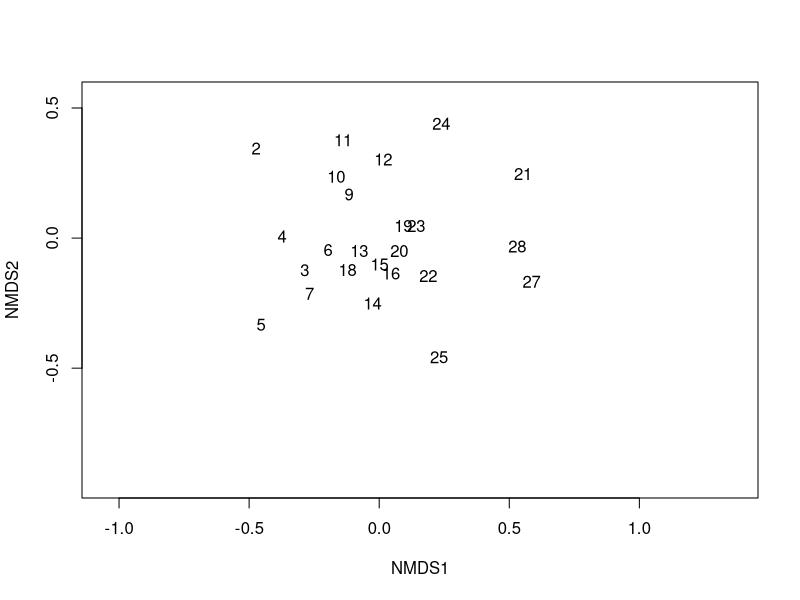
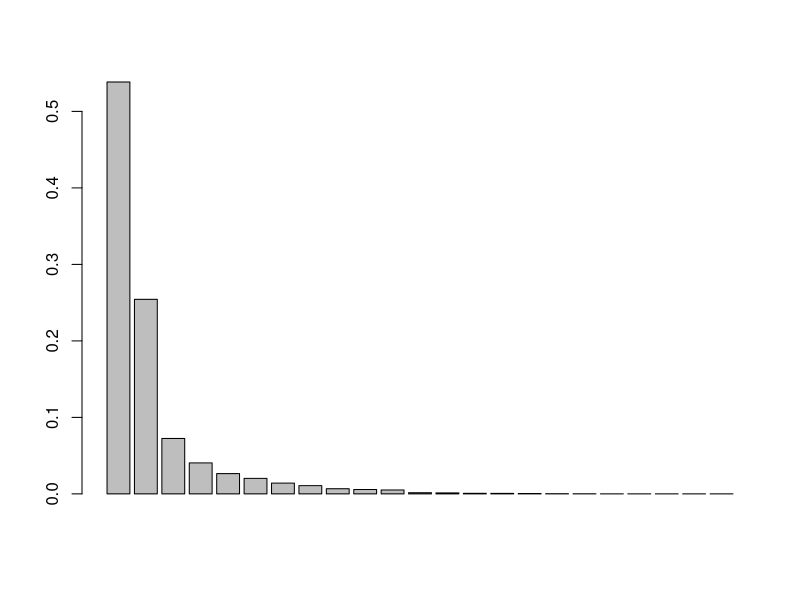
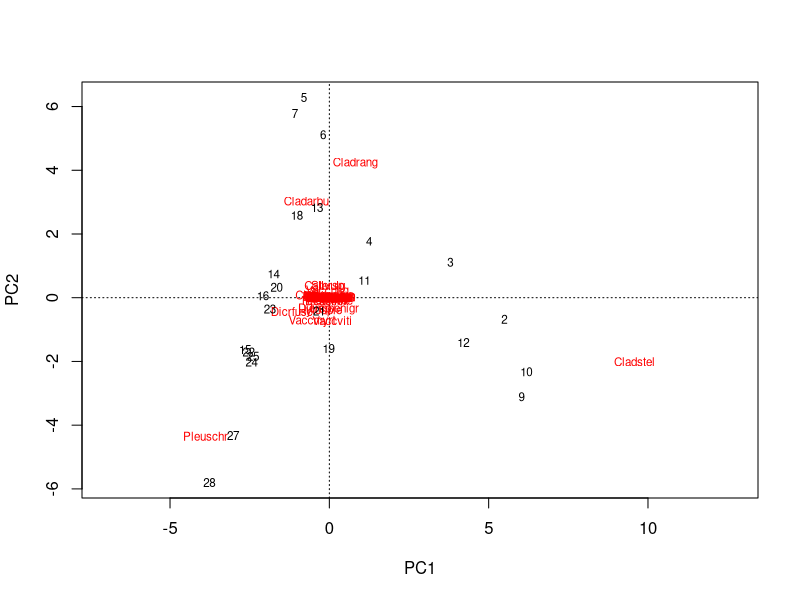
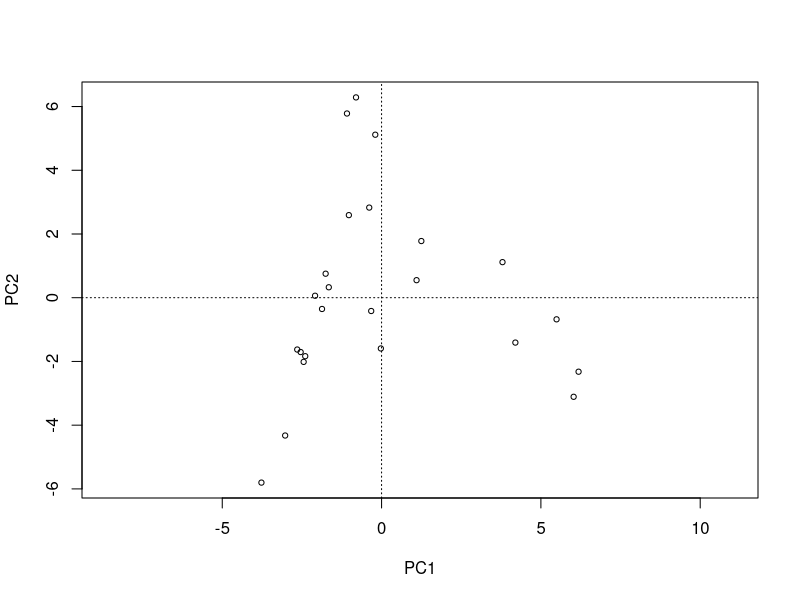
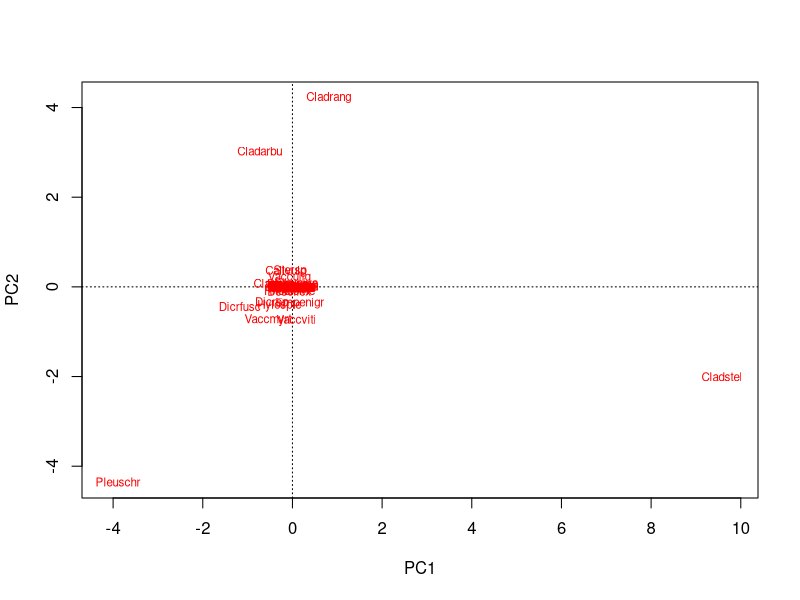
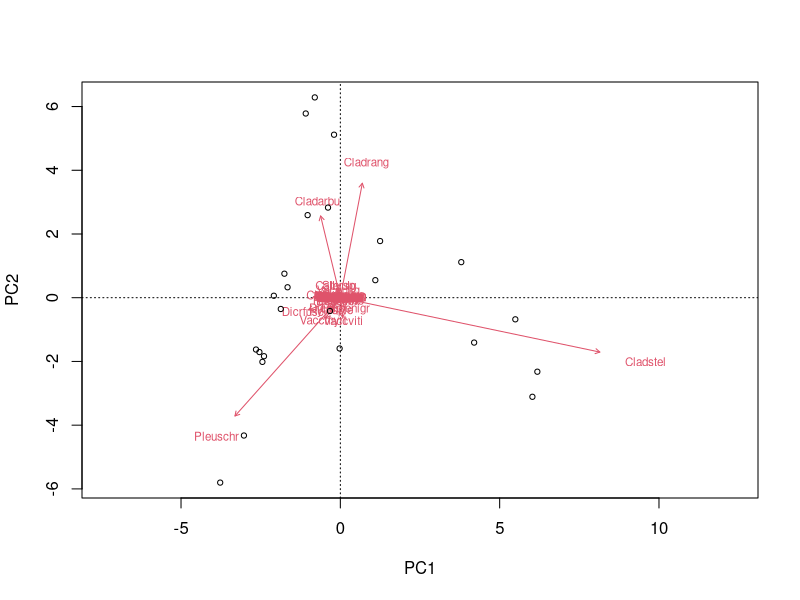
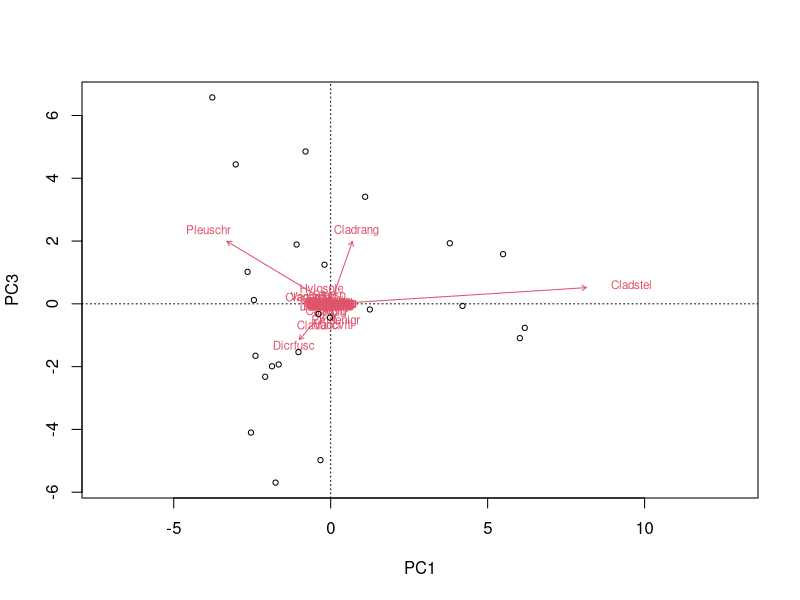

Write the R code that produced these figures, in order.
##%######################################################%##
#                                                          #
####       Ordination - finding patterns in data        ####
#                                                          #
##%######################################################%##
# Katie Spencer
# 22/04/2020
# https://ourcodingclub.github.io/tutorials/ordination/index.html

# Use ordination to explore patterns in multivariate datasets
#Use package "vegan" for 3 techniques: PCA, PCoA, NMDS

setwd("C:/Users/katie/OneDrive/PhD/My_Stats_from_Scratch/CC_course_stream3-master/CC_course_stream3/04_Ordination")

# Install and load the following packages
install.packages("vegan")
install.packages("ape")
install.packages("dplyr")

library(vegan)
library(ape)
library(dplyr)

# Ordination summarises a multidimensional dataset so patterns can become visualised

#  In ecoloogical terms: Ordination summarizes community data (such as species abundance 
# data: samples by species) by producing a low-dimensional ordination space in which similar 
# species and samples are plotted close together, and dissimilar species and samples are placed far apart.

# Ordination aims at arranging samples or species continuously along gradients.

# Load the community dataset which we`ll use in the examples today
data(varespec)

# Open the dataset and look if you can find any patterns
View(varespec)
# It is probably very difficult to see any patterns by just looking at the data frame!

# With this command, you`ll perform a NMDS and plot the results
varespec %>%
  metaMDS(trace = F) %>%
  ordiplot(type = "none") %>%
  text("sites")

# Can easily see which samples have similar species compositions

# 1) Perform ordination on species abudnance matrix
# 2) Use environmental data to interpret the gradients 



## Principal Component Analysis ----

# Uses a rotation of the original axes to derive new axes, which maximize the variance in the data set.

# The first axis has the highest eigenvalue and thus explains the most variance, the second axis has the second highest eigenvalue, etc

# Number of axes usually = number of samples - one 

## Conduct PCA in R use rda from vegan package 

PCA <- rda(varespec, scale = FALSE)
# Use scale = TRUE if your variables are on different scales (e.g. for abiotic variables).
# Here, all species are measured on the same scale 
# So use scale = FALSE

# Now plot a bar plot of relative eigenvalues. This is the percentage variance explained by each axis
barplot(as.vector(PCA$CA$eig)/sum(PCA$CA$eig)) 
# How much of the variance in our dataset is explained by the first principal component?

# Calculate the percent of variance explained by first two axes
sum((as.vector(PCA$CA$eig)/sum(PCA$CA$eig))[1:2]) # 79%, this is ok.
# Also try to do it for the first three axes

# Now, we`ll plot our results with the plot function
plot(PCA)
plot(PCA, display = "sites", type = "points")
plot(PCA, display = "species", type = "text")


# You can extract the species and site scores on the new PC for further analyses:
(sitePCA <- PCA$CA$u) # Site scores
speciesPCA <- PCA$CA$v # Species scores

# In a biplot of a PCA, species' scores are drawn as arrows 
# that point in the direction of increasing values for that variable
biplot(PCA, choices = c(1,2), type = c("text", "points"), xlim = c(-5,10)) # biplot of axis 1 vs 2
biplot(PCA, choices = c(1,3), type = c("text","points")) # biplot of axis 1 vs 3

# come back when need


